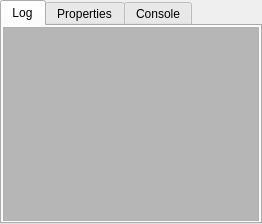
  <widget class="QDockWidget" name="dockWidget_2">
   <property name="minimumSize">
    <size>
     <width>137</width>
     <height>200</height>
    </size>
   </property>
   <property name="features">
    <set>QDockWidget::NoDockWidgetFeatures</set>
   </property>
   <property name="windowTitle">
    <string>Info</string>
   </property>
   <attribute name="dockWidgetArea">
    <number>8</number>
   </attribute>
   <widget class="QWidget" name="dockWidgetContents_2">
    <layout class="QVBoxLayout" name="verticalLayout_23">
     <property name="spacing">
      <number>0</number>
     </property>
     <property name="margin">
      <number>0</number>
     </property>
     <item>
      <widget class="QTabWidget" name="tabWidget_3">
       <property name="currentIndex">
        <number>0</number>
       </property>
       <widget class="QWidget" name="tab_3">
        <attribute name="title">
         <string>Log</string>
        </attribute>
        <layout class="QVBoxLayout" name="verticalLayout_24">
         <property name="spacing">
          <number>1</number>
         </property>
         <property name="margin">
          <number>1</number>
         </property>
         <item>
          <widget class="QTextEdit" name="logWindow">
           <property name="minimumSize">
            <size>
             <width>0</width>
             <height>90</height>
            </size>
           </property>
           <property name="maximumSize">
            <size>
             <width>16777215</width>
             <height>16777215</height>
            </size>
           </property>
           <property name="palette">
            <palette>
             <active>
              <colorrole role="WindowText">
               <brush brushstyle="SolidPattern">
                <color alpha="255">
                 <red>0</red>
                 <green>0</green>
                 <blue>0</blue>
                </color>
               </brush>
              </colorrole>
              <colorrole role="Button">
               <brush brushstyle="SolidPattern">
                <color alpha="255">
                 <red>230</red>
                 <green>230</green>
                 <blue>230</blue>
                </color>
               </brush>
              </colorrole>
              <colorrole role="Light">
               <brush brushstyle="SolidPattern">
                <color alpha="255">
                 <red>223</red>
                 <green>223</green>
                 <blue>223</blue>
                </color>
               </brush>
              </colorrole>
              <colorrole role="Midlight">
               <brush brushstyle="SolidPattern">
                <color alpha="255">
                 <red>242</red>
                 <green>242</green>
                 <blue>242</blue>
                </color>
               </brush>
              </colorrole>
              <colorrole role="Dark">
               <brush brushstyle="SolidPattern">
                <color alpha="255">
                 <red>115</red>
                 <green>115</green>
                 <blue>115</blue>
                </color>
               </brush>
              </colorrole>
              <colorrole role="Mid">
               <brush brushstyle="SolidPattern">
                <color alpha="255">
                 <red>168</red>
                 <green>168</green>
                 <blue>168</blue>
                </color>
               </brush>
              </colorrole>
              <colorrole role="Text">
               <brush brushstyle="SolidPattern">
                <color alpha="255">
                 <red>0</red>
                 <green>0</green>
                 <blue>0</blue>
                </color>
               </brush>
              </colorrole>
              <colorrole role="BrightText">
               <brush brushstyle="SolidPattern">
                <color alpha="255">
                 <red>220</red>
                 <green>220</green>
                 <blue>220</blue>
                </color>
               </brush>
              </colorrole>
              <colorrole role="ButtonText">
               <brush brushstyle="SolidPattern">
                <color alpha="255">
                 <red>0</red>
                 <green>0</green>
                 <blue>0</blue>
                </color>
               </brush>
              </colorrole>
              <colorrole role="Base">
               <brush brushstyle="SolidPattern">
                <color alpha="255">
                 <red>182</red>
                 <green>182</green>
                 <blue>182</blue>
                </color>
               </brush>
              </colorrole>
              <colorrole role="Window">
               <brush brushstyle="SolidPattern">
                <color alpha="255">
                 <red>230</red>
                 <green>230</green>
                 <blue>230</blue>
                </color>
               </brush>
              </colorrole>
              <colorrole role="Shadow">
               <brush brushstyle="SolidPattern">
                <color alpha="255">
                 <red>0</red>
                 <green>0</green>
                 <blue>0</blue>
                </color>
               </brush>
              </colorrole>
              <colorrole role="HighlightedText">
               <brush brushstyle="SolidPattern">
                <color alpha="255">
                 <red>213</red>
                 <green>213</green>
                 <blue>213</blue>
                </color>
               </brush>
              </colorrole>
              <colorrole role="AlternateBase">
               <brush brushstyle="SolidPattern">
                <color alpha="255">
                 <red>242</red>
                 <green>242</green>
                 <blue>242</blue>
                </color>
               </brush>
              </colorrole>
              <colorrole role="NoRole">
               <brush brushstyle="SolidPattern">
                <color alpha="255">
                 <red>238</red>
                 <green>238</green>
                 <blue>238</blue>
                </color>
               </brush>
              </colorrole>
              <colorrole role="ToolTipBase">
               <brush brushstyle="SolidPattern">
                <color alpha="255">
                 <red>255</red>
                 <green>255</green>
                 <blue>220</blue>
                </color>
               </brush>
              </colorrole>
              <colorrole role="ToolTipText">
               <brush brushstyle="SolidPattern">
                <color alpha="255">
                 <red>0</red>
                 <green>0</green>
                 <blue>0</blue>
                </color>
               </brush>
              </colorrole>
             </active>
             <inactive>
              <colorrole role="WindowText">
               <brush brushstyle="SolidPattern">
                <color alpha="255">
                 <red>0</red>
                 <green>0</green>
                 <blue>0</blue>
                </color>
               </brush>
              </colorrole>
              <colorrole role="Button">
               <brush brushstyle="SolidPattern">
                <color alpha="255">
                 <red>230</red>
                 <green>230</green>
                 <blue>230</blue>
                </color>
               </brush>
              </colorrole>
              <colorrole role="Light">
               <brush brushstyle="SolidPattern">
                <color alpha="255">
                 <red>223</red>
                 <green>223</green>
                 <blue>223</blue>
                </color>
               </brush>
              </colorrole>
              <colorrole role="Midlight">
               <brush brushstyle="SolidPattern">
                <color alpha="255">
                 <red>242</red>
                 <green>242</green>
                 <blue>242</blue>
                </color>
               </brush>
              </colorrole>
              <colorrole role="Dark">
               <brush brushstyle="SolidPattern">
                <color alpha="255">
                 <red>115</red>
                 <green>115</green>
                 <blue>115</blue>
                </color>
               </brush>
              </colorrole>
              <colorrole role="Mid">
               <brush brushstyle="SolidPattern">
                <color alpha="255">
                 <red>168</red>
                 <green>168</green>
                 <blue>168</blue>
                </color>
               </brush>
              </colorrole>
              <colorrole role="Text">
               <brush brushstyle="SolidPattern">
                <color alpha="255">
                 <red>0</red>
                 <green>0</green>
                 <blue>0</blue>
                </color>
               </brush>
              </colorrole>
              <colorrole role="BrightText">
               <brush brushstyle="SolidPattern">
                <color alpha="255">
                 <red>220</red>
                 <green>220</green>
                 <blue>220</blue>
                </color>
               </brush>
              </colorrole>
              <colorrole role="ButtonText">
               <brush brushstyle="SolidPattern">
                <color alpha="255">
                 <red>0</red>
                 <green>0</green>
                 <blue>0</blue>
                </color>
               </brush>
              </colorrole>
              <colorrole role="Base">
               <brush brushstyle="SolidPattern">
                <color alpha="255">
                 <red>182</red>
                 <green>182</green>
                 <blue>182</blue>
                </color>
               </brush>
              </colorrole>
              <colorrole role="Window">
               <brush brushstyle="SolidPattern">
                <color alpha="255">
                 <red>230</red>
                 <green>230</green>
                 <blue>230</blue>
                </color>
               </brush>
              </colorrole>
              <colorrole role="Shadow">
               <brush brushstyle="SolidPattern">
                <color alpha="255">
                 <red>0</red>
                 <green>0</green>
                 <blue>0</blue>
                </color>
               </brush>
              </colorrole>
              <colorrole role="HighlightedText">
               <brush brushstyle="SolidPattern">
                <color alpha="255">
                 <red>213</red>
                 <green>213</green>
                 <blue>213</blue>
                </color>
               </brush>
              </colorrole>
              <colorrole role="AlternateBase">
               <brush brushstyle="SolidPattern">
                <color alpha="255">
                 <red>242</red>
                 <green>242</green>
                 <blue>242</blue>
                </color>
               </brush>
              </colorrole>
              <colorrole role="NoRole">
               <brush brushstyle="SolidPattern">
                <color alpha="255">
                 <red>238</red>
                 <green>238</green>
                 <blue>238</blue>
                </color>
               </brush>
              </colorrole>
              <colorrole role="ToolTipBase">
               <brush brushstyle="SolidPattern">
                <color alpha="255">
                 <red>255</red>
                 <green>255</green>
                 <blue>220</blue>
                </color>
               </brush>
              </colorrole>
              <colorrole role="ToolTipText">
               <brush brushstyle="SolidPattern">
                <color alpha="255">
                 <red>0</red>
                 <green>0</green>
                 <blue>0</blue>
                </color>
               </brush>
              </colorrole>
             </inactive>
             <disabled>
              <colorrole role="WindowText">
               <brush brushstyle="SolidPattern">
                <color alpha="255">
                 <red>115</red>
                 <green>115</green>
                 <blue>115</blue>
                </color>
               </brush>
              </colorrole>
              <colorrole role="Button">
               <brush brushstyle="SolidPattern">
                <color alpha="255">
                 <red>230</red>
                 <green>230</green>
                 <blue>230</blue>
                </color>
               </brush>
              </colorrole>
              <colorrole role="Light">
               <brush brushstyle="SolidPattern">
                <color alpha="255">
                 <red>223</red>
                 <green>223</green>
                 <blue>223</blue>
                </color>
               </brush>
              </colorrole>
              <colorrole role="Midlight">
               <brush brushstyle="SolidPattern">
                <color alpha="255">
                 <red>242</red>
                 <green>242</green>
                 <blue>242</blue>
                </color>
               </brush>
              </colorrole>
              <colorrole role="Dark">
               <brush brushstyle="SolidPattern">
                <color alpha="255">
                 <red>115</red>
                 <green>115</green>
                 <blue>115</blue>
                </color>
               </brush>
              </colorrole>
              <colorrole role="Mid">
               <brush brushstyle="SolidPattern">
                <color alpha="255">
                 <red>168</red>
                 <green>168</green>
                 <blue>168</blue>
                </color>
               </brush>
              </colorrole>
              <colorrole role="Text">
               <brush brushstyle="SolidPattern">
                <color alpha="255">
                 <red>115</red>
                 <green>115</green>
                 <blue>115</blue>
                </color>
               </brush>
              </colorrole>
              <colorrole role="BrightText">
               <brush brushstyle="SolidPattern">
                <color alpha="255">
                 <red>220</red>
                 <green>220</green>
                 <blue>220</blue>
                </color>
               </brush>
              </colorrole>
              <colorrole role="ButtonText">
               <brush brushstyle="SolidPattern">
                <color alpha="255">
                 <red>115</red>
                 <green>115</green>
                 <blue>115</blue>
                </color>
               </brush>
              </colorrole>
              <colorrole role="Base">
               <brush brushstyle="SolidPattern">
                <color alpha="255">
                 <red>230</red>
                 <green>230</green>
                 <blue>230</blue>
                </color>
               </brush>
              </colorrole>
              <colorrole role="Window">
               <brush brushstyle="SolidPattern">
                <color alpha="255">
                 <red>230</red>
                 <green>230</green>
                 <blue>230</blue>
                </color>
               </brush>
              </colorrole>
              <colorrole role="Shadow">
               <brush brushstyle="SolidPattern">
                <color alpha="255">
                 <red>0</red>
                 <green>0</green>
                 <blue>0</blue>
                </color>
               </brush>
              </colorrole>
              <colorrole role="HighlightedText">
               <brush brushstyle="SolidPattern">
                <color alpha="255">
                 <red>213</red>
                 <green>213</green>
                 <blue>213</blue>
                </color>
               </brush>
              </colorrole>
              <colorrole role="AlternateBase">
               <brush brushstyle="SolidPattern">
                <color alpha="255">
                 <red>230</red>
                 <green>230</green>
                 <blue>230</blue>
                </color>
               </brush>
              </colorrole>
              <colorrole role="NoRole">
               <brush brushstyle="SolidPattern">
                <color alpha="255">
                 <red>238</red>
                 <green>238</green>
                 <blue>238</blue>
                </color>
               </brush>
              </colorrole>
              <colorrole role="ToolTipBase">
               <brush brushstyle="SolidPattern">
                <color alpha="255">
                 <red>255</red>
                 <green>255</green>
                 <blue>220</blue>
                </color>
               </brush>
              </colorrole>
              <colorrole role="ToolTipText">
               <brush brushstyle="SolidPattern">
                <color alpha="255">
                 <red>0</red>
                 <green>0</green>
                 <blue>0</blue>
                </color>
               </brush>
              </colorrole>
             </disabled>
            </palette>
           </property>
           <property name="autoFillBackground">
            <bool>true</bool>
           </property>
           <property name="readOnly">
            <bool>true</bool>
           </property>
          </widget>
         </item>
        </layout>
       </widget>
       <widget class="QWidget" name="tab_4">
        <attribute name="title">
         <string>Properties</string>
        </attribute>
       </widget>
       <widget class="QWidget" name="tab_7">
        <attribute name="title">
         <string>Console</string>
        </attribute>
        <layout class="QVBoxLayout" name="pyconsole_layout">
         <property name="spacing">
          <number>0</number>
         </property>
         <property name="margin">
          <number>0</number>
         </property>
         <item>
          <widget class="QFrame" name="frame_6">
           <property name="frameShape">
            <enum>QFrame::StyledPanel</enum>
           </property>
           <property name="frameShadow">
            <enum>QFrame::Raised</enum>
           </property>
          </widget>
         </item>
        </layout>
       </widget>
      </widget>
     </item>
    </layout>
   </widget>
  </widget>
